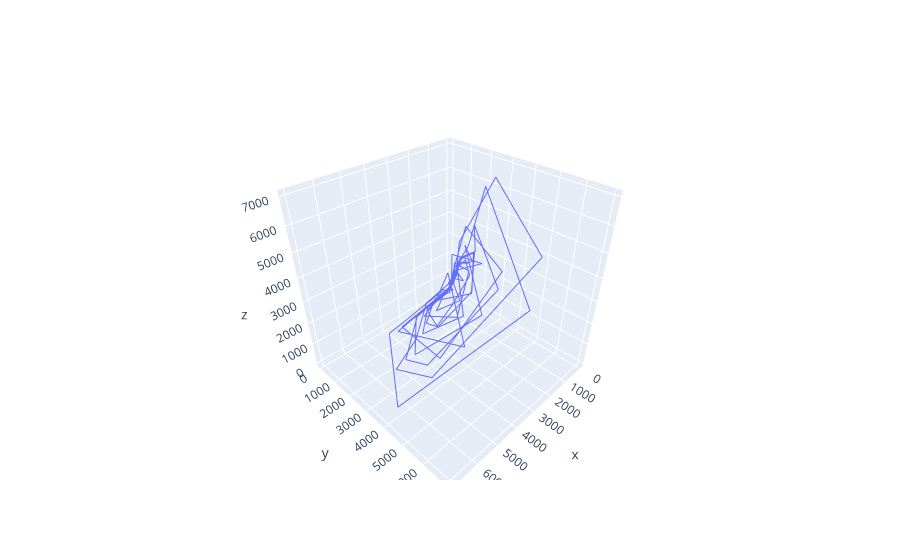

Source (notebook cell):
### Code cell
fig=go.Figure()
fig.add_trace(go.Scatter3d(x=emb[:,0],y=emb[:,1],z=emb[:,2],mode='lines'))
fig.show()
